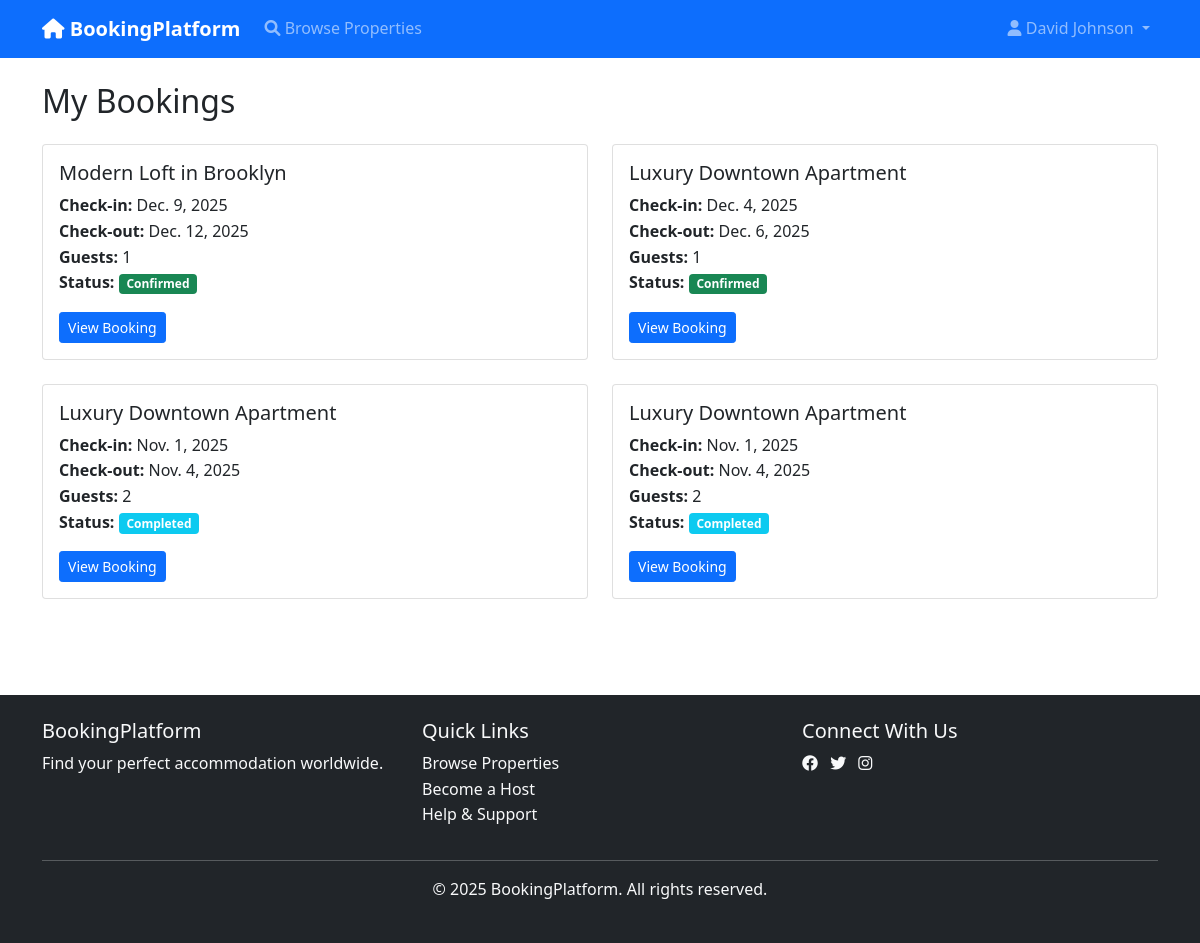
Page /bookings/my-bookings/ (signed in) on the committed database.
### accounts/models.py (models this page shows, shortened)
class User(AbstractUser):
    ROLE_CHOICES = [
        ('guest', 'Guest'),
        ('host', 'Host'),
        ('admin', 'Admin'),
    ]
    email = models.EmailField(unique=True)
    phone = models.CharField(max_length=15, blank=True)
    date_of_birth = models.DateField(null=True, blank=True)
    profile_picture = models.ImageField(upload_to='profile_pics/', blank=True)
    role = models.CharField(max_length=10, choices=ROLE_CHOICES, default='guest')
    is_verified = models.BooleanField(default=False)
    created_at = models.DateTimeField(auto_now_add=True)
    updated_at = models.DateTimeField(auto_now=True)
    USERNAME_FIELD = 'email'
    REQUIRED_FIELDS = ['username', 'first_name', 'last_name']
    def get_full_name(self):
        return f"{self.first_name} {self.last_name}"
    @property
    def is_host(self):
        return self.role == 'host'

### bookings/models.py (models this page shows, shortened)
class Booking(models.Model):
    STATUS_CHOICES = [
        ('pending', 'Pending Confirmation'),
        ('confirmed', 'Confirmed'),
        ('checked_in', 'Checked In'),
        ('checked_out', 'Checked Out'),
        ('cancelled', 'Cancelled'),
        ('completed', 'Completed'),
    ]
    CANCELLATION_REASON_CHOICES = [
        ('guest_request', 'Guest Request'),
        ('host_cancelled', 'Host Cancelled'),
        ('payment_failed', 'Payment Failed'),
        ('policy_violation', 'Policy Violation'),
        ('emergency', 'Emergency'),
    ]
    booking_id = models.CharField(max_length=20, unique=True)
    guest = models.ForeignKey(User, on_delete=models.CASCADE, related_name='bookings')
    accommodation = models.ForeignKey(
        'accommodations.Accommodation',
        on_delete=models.CASCADE,
        related_name='bookings'
    )
    check_in_date = models.DateField()
    check_out_date = models.DateField()
    nights = models.PositiveIntegerField()
    num_guests = models.PositiveIntegerField()
    guest_names = models.JSONField(default=list)  # Store additional guest names
    special_requests = models.TextField(blank=True)
    accommodation_cost = models.DecimalField(max_digits=10, decimal_places=2)
    cleaning_fee = models.DecimalField(max_digits=8, decimal_places=2, default=0)
    service_fee = models.DecimalField(max_digits=8, decimal_places=2, default=0)
    taxes = models.DecimalField(max_digits=8, decimal_places=2, default=0)
    total_cost = models.DecimalField(max_digits=10, decimal_places=2)
    status = models.CharField(max_length=20, choices=STATUS_CHOICES, default='pending')
    confirmation_code = models.CharField(max_length=10, blank=True)
    is_cancelled = models.BooleanField(default=False)
    cancelled_at = models.DateTimeField(null=True, blank=True)
    cancellation_reason = models.CharField(
        max_length=20,
        choices=CANCELLATION_REASON_CHOICES,
        blank=True
    )
    cancellation_notes = models.TextField(blank=True)
    refund_amount = models.DecimalField(max_digits=10, decimal_places=2, default=0)
    created_at = models.DateTimeField(auto_now_add=True)
    updated_at = models.DateTimeField(auto_now=True)
    class Meta:
        ordering = ['-created_at']
        indexes = [
            models.Index(fields=['guest', 'status']),
            models.Index(fields=['accommodation', 'check_in_date']),
            models.Index(fields=['booking_id']),
        ]

### accommodations/models.py (models this page shows, shortened)
class Accommodation(models.Model):
    PROPERTY_TYPE_CHOICES = [
        ('entire_place', 'Entire Place'),
        ('private_room', 'Private Room'),
        ('shared_room', 'Shared Room'),
    ]
    STATUS_CHOICES = [
        ('active', 'Active'),
        ('inactive', 'Inactive'),
        ('pending', 'Pending Approval'),
        ('suspended', 'Suspended'),
    ]
    title = models.CharField(max_length=200)
    description = models.TextField()
    host = models.ForeignKey(User, on_delete=models.CASCADE, related_name='accommodations')
    category = models.ForeignKey(Category, on_delete=models.CASCADE, related_name='accommodations')
    property_type = models.CharField(max_length=20, choices=PROPERTY_TYPE_CHOICES)
    address = models.TextField()
    city = models.CharField(max_length=100)
    state = models.CharField(max_length=100)
    country = models.CharField(max_length=100)
    postal_code = models.CharField(max_length=20)
    latitude = models.DecimalField(max_digits=10, decimal_places=8, null=True, blank=True)
    longitude = models.DecimalField(max_digits=11, decimal_places=8, null=True, blank=True)
    bedrooms = models.PositiveIntegerField()
    bathrooms = models.PositiveIntegerField()
    max_guests = models.PositiveIntegerField()
    area_sqft = models.PositiveIntegerField(null=True, blank=True)
    price_per_night = models.DecimalField(max_digits=10, decimal_places=2)
    cleaning_fee = models.DecimalField(max_digits=8, decimal_places=2, default=0)
    security_deposit = models.DecimalField(max_digits=10, decimal_places=2, default=0)
    min_nights = models.PositiveIntegerField(default=1)
    max_nights = models.PositiveIntegerField(default=365)
    advance_booking_days = models.PositiveIntegerField(default=1, blank=True)
    amenities = models.ManyToManyField(Amenity, blank=True)
    house_rules = models.TextField(blank=True)
    cancellation_policy = models.TextField(blank=True)
    check_in_time = models.TimeField(null=True, blank=True)
    check_out_time = models.TimeField(null=True, blank=True)
    status = models.CharField(max_length=20, choices=STATUS_CHOICES, default='pending')
    is_available = models.BooleanField(default=True)
    featured = models.BooleanField(default=False)
    views_count = models.PositiveIntegerField(default=0)
    created_at = models.DateTimeField(auto_now_add=True)
    updated_at = models.DateTimeField(auto_now=True)
    class Meta:
        ordering = ['-created_at']
        indexes = [
            models.Index(fields=['city', 'status']),
            models.Index(fields=['price_per_night']),
            models.Index(fields=['created_at']),
        ]

### bookings/views.py (the view)
# urls.py: path("my-bookings/", views.MyBookingsView.as_view(), name="my_bookings"),
class MyBookingsView(LoginRequiredMixin, ListView):
    model = Booking
    template_name = "bookings/my_bookings.html"
    context_object_name = "bookings"
    def get_queryset(self):
        return Booking.objects.filter(
            guest=self.request.user
        ).order_by("-created_at")

### templates/bookings/my_bookings.html (shortened to what this page needs)
{% extends 'base.html' %}
{% load static %}
{% block content %}
<div class="container py-4">
    <h2 class="mb-4">My Bookings</h2>
    {% if bookings %}
    <div class="row">
        {% for booking in bookings %}
        <div class="col-md-6 mb-4">
            <div class="card">
                <div class="card-body">
                    <h5 class="card-title">{{ booking.accommodation.title }}</h5>
                    <p class="card-text">
                        <strong>Check-in:</strong> {{ booking.check_in_date }}<br>
                        <strong>Check-out:</strong> {{ booking.check_out_date }}<br>
                        <strong>Guests:</strong> {{ booking.num_guests }}<br>
                        <strong>Status:</strong>
                        <span class="badge bg-{% if booking.status == 'confirmed' %}success{% elif booking.status == 'pending' %}warning{% elif booking.status == 'cancelled' %}danger{% else %}info{% endif %}">
                            {{ booking.get_status_display|default:booking.status }}
                        </span>
                    </p>
                    <a href="{% url 'bookings:detail' booking.pk %}"
                       class="btn btn-primary btn-sm">
                        View Booking
                    </a>
                </div>
            </div>
        </div>
        {% endfor %}
    </div>
    {% endif %}
</div>
{% endblock %}

### templates/base.html (shortened to what this page needs)
<!DOCTYPE html>
<html lang="en">
<head>
    <link href="https://cdn.jsdelivr.net/npm/bootstrap@5.1.3/dist/css/bootstrap.min.css" rel="stylesheet">
    <link href="https://cdnjs.cloudflare.com/ajax/libs/font-awesome/6.0.0/css/all.min.css" rel="stylesheet">
    <link href="{% load static %}{% static 'css/style.css' %}" rel="stylesheet">
</head>
<body>
    <nav class="navbar navbar-expand-lg navbar-dark bg-primary">
        <div class="container">
            <a class="navbar-brand fw-bold" href="{% url 'home' %}">
                <i class="fas fa-home"></i> BookingPlatform
            </a>
            <div class="collapse navbar-collapse" id="navbarNav">
                <ul class="navbar-nav me-auto">
                    <li class="nav-item">
                        <a class="nav-link" href="{% url 'accommodations:list' %}">
                            <i class="fas fa-search"></i> Browse Properties
                        </a>
                    </li>
                </ul>
                <ul class="navbar-nav">
                    {% if user.is_authenticated %}
                        <li class="nav-item dropdown">
                            <a class="nav-link dropdown-toggle" href="#" id="userDropdown" role="button" data-bs-toggle="dropdown">
                                <i class="fas fa-user"></i> {{ user.get_full_name }}
                            </a>
                        </li>
                    {% endif %}
                </ul>
            </div>
        </div>
    </nav>
    <main>
        {% block content %}{% endblock %}
    </main>
    <footer class="bg-dark text-light mt-5 py-4">
        <div class="container">
            <div class="row">
                <div class="col-md-4">
                    <h5>BookingPlatform</h5>
                    <p>Find your perfect accommodation worldwide.</p>
                </div>
                <div class="col-md-4">
                    <h5>Quick Links</h5>
                    <ul class="list-unstyled">
                        <li><a href="{% url 'accommodations:list' %}" class="text-light text-decoration-none">Browse Properties</a></li>
                        <li><a href="{% url 'accounts:register' %}" class="text-light text-decoration-none">Become a Host</a></li>
                        <li><a href="#" class="text-light text-decoration-none">Help & Support</a></li>
                    </ul>
                </div>
                <div class="col-md-4">
                    <h5>Connect With Us</h5>
                    <div class="social-links">
                        <a href="#" class="text-light me-2"><i class="fab fa-facebook"></i></a>
                        <a href="#" class="text-light me-2"><i class="fab fa-twitter"></i></a>
                        <a href="#" class="text-light me-2"><i class="fab fa-instagram"></i></a>
                    </div>
                </div>
            </div>
            <hr class="text-light">
            <div class="text-center">
                <p>&copy; 2025 BookingPlatform. All rights reserved.</p>
            </div>
        </div>
    </footer>
    <script src="{% load static %}{% static 'js/main.js' %}"></script>
</body>
</html>

### static/css/style.css (style rules this page uses)
:root { --primary-color: #0d6efd; --secondary-color: #6c757d; --success-color: #198754; --danger-color: #dc3545; --warning-color: #ffc107; --info-color: #0dcaf0; --light-color: #f8f9fa; --dark-color: #212529; }
body { font-family: 'Segoe UI', Tahoma, Geneva, Verdana, sans-serif; line-height: 1.6; }
.btn-primary { background-color: var(--primary-color); border-color: var(--primary-color); transition: all 0.3s ease; }
.navbar-brand { font-weight: bold; }

### rows in the picture
User: get_full_name "David Johnson"
Booking: accommodation "Modern Loft in Brooklyn", check_in_date "Dec. 9, 2025", check_out_date "Dec. 12, 2025", num_guests "1", status "Confirmed"
Booking: accommodation "Luxury Downtown Apartment", check_in_date "Dec. 4, 2025", check_out_date "Dec. 6, 2025", num_guests "1", status "Confirmed"
Booking: accommodation "Luxury Downtown Apartment", check_in_date "Nov. 1, 2025", check_out_date "Nov. 4, 2025", num_guests "2", status "Completed"
Booking: accommodation "Luxury Downtown Apartment", check_in_date "Nov. 1, 2025", check_out_date "Nov. 4, 2025", num_guests "2", status "Completed"
